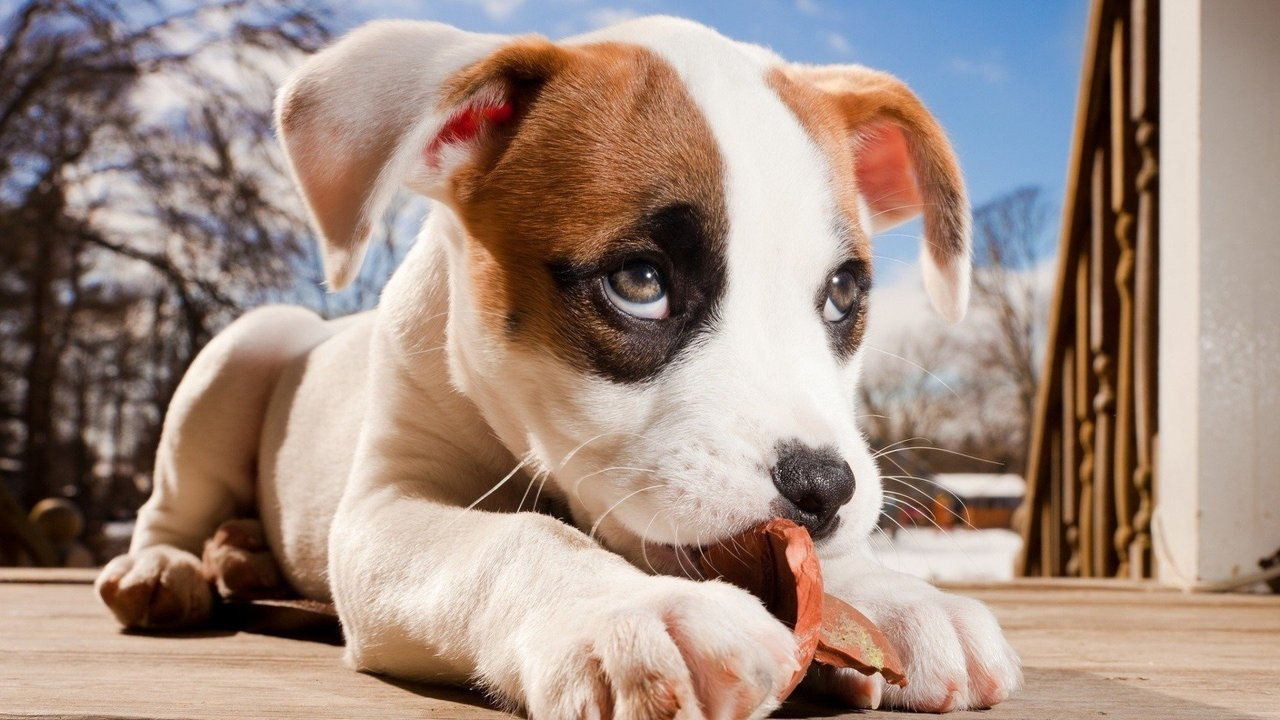
#> input picture dog.jpg, 1280 x 720 px
$ python opencv1_image.py
#> lines starting #> are read from the running program, lines starting #| are printed output that depends on the picture
#!/usr/bin/env python3
# -*- coding: utf-8 -*-
"""
Created on Sun Mar 31 12:46:39 2019

@author: root
"""

# -*- coding: utf-8 -*-
"""
Spyder Editor

This is a temporary script file.
"""
import cv2
import numpy as np
dog=cv2.imread('dog.jpg')
#> dog is the input picture: shape (720, 1280, 3); mean B, G, R 129.4, 140.7, 161.8
cat=cv2.imread('cat.jpg')
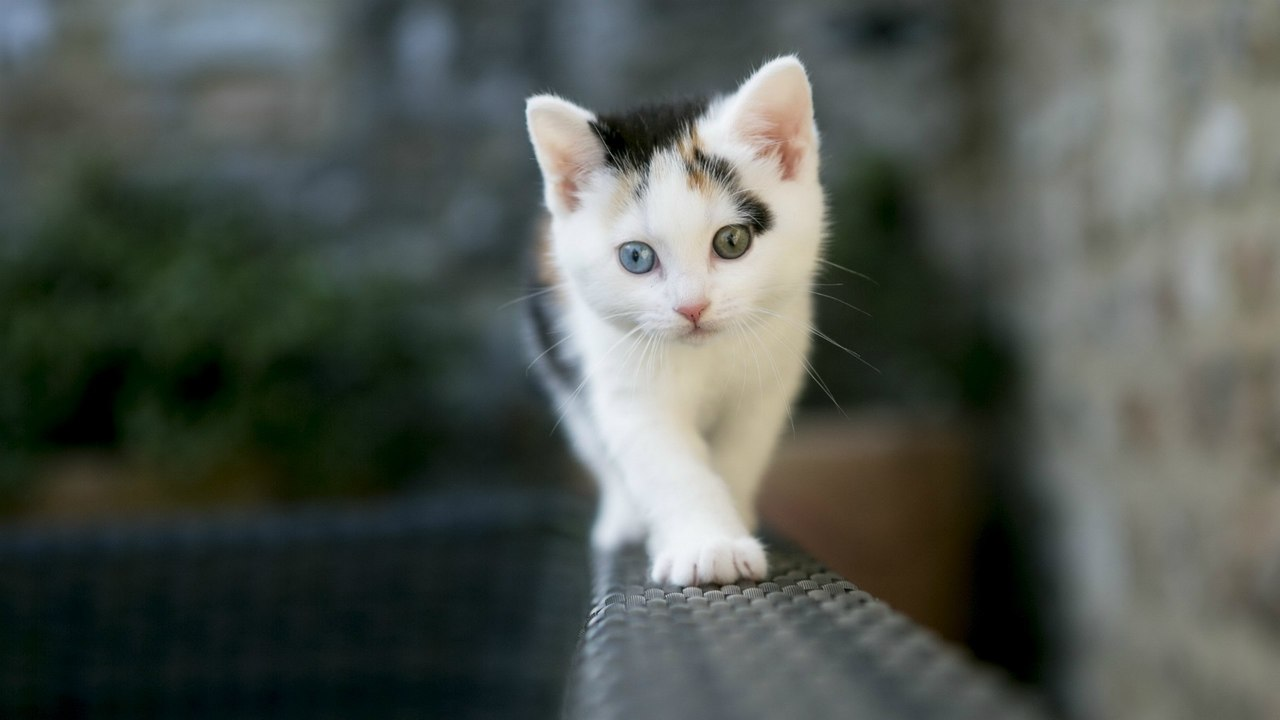
#> input picture cat.jpg, 1280 x 720 px
#> cat is the input picture: shape (720, 1280, 3); mean B, G, R 80.4, 86.5, 80.6
#img2=img*2
add=dog+cat
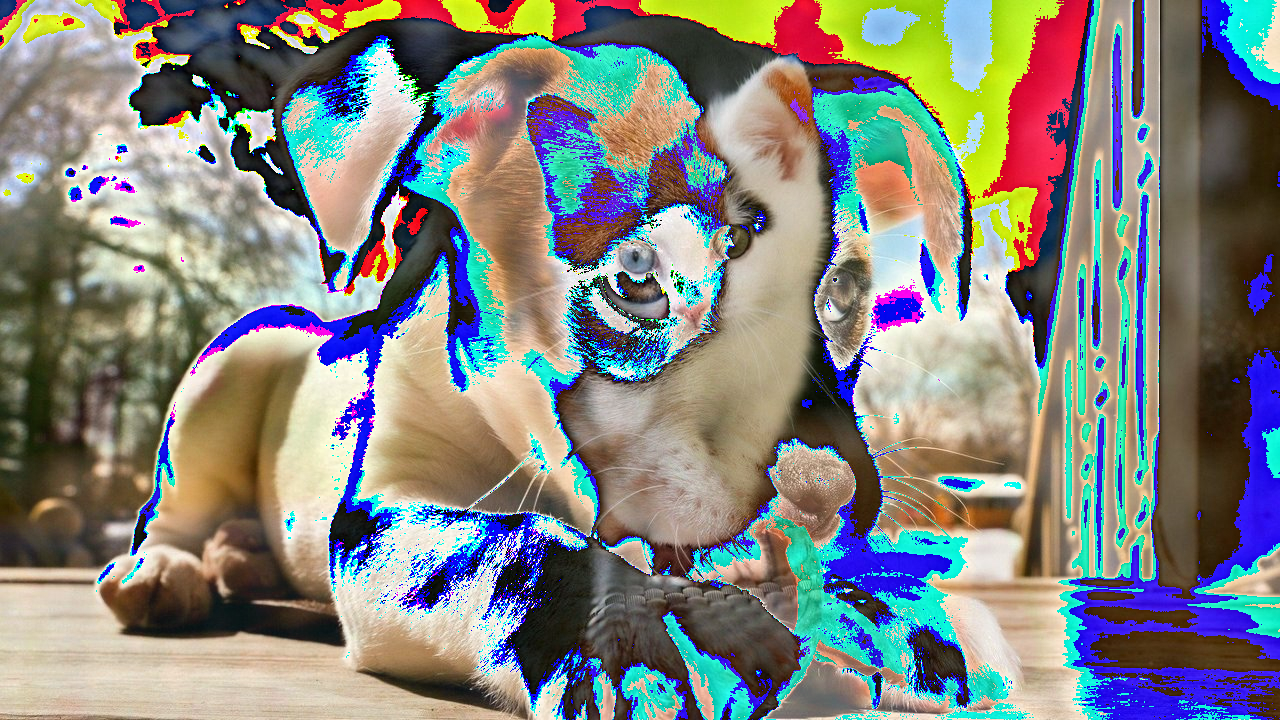
#> add: shape (720, 1280, 3); mean B, G, R 127.3, 132.1, 131
weighted=cv2.addWeighted(cat,.7,dog,0.3,1)
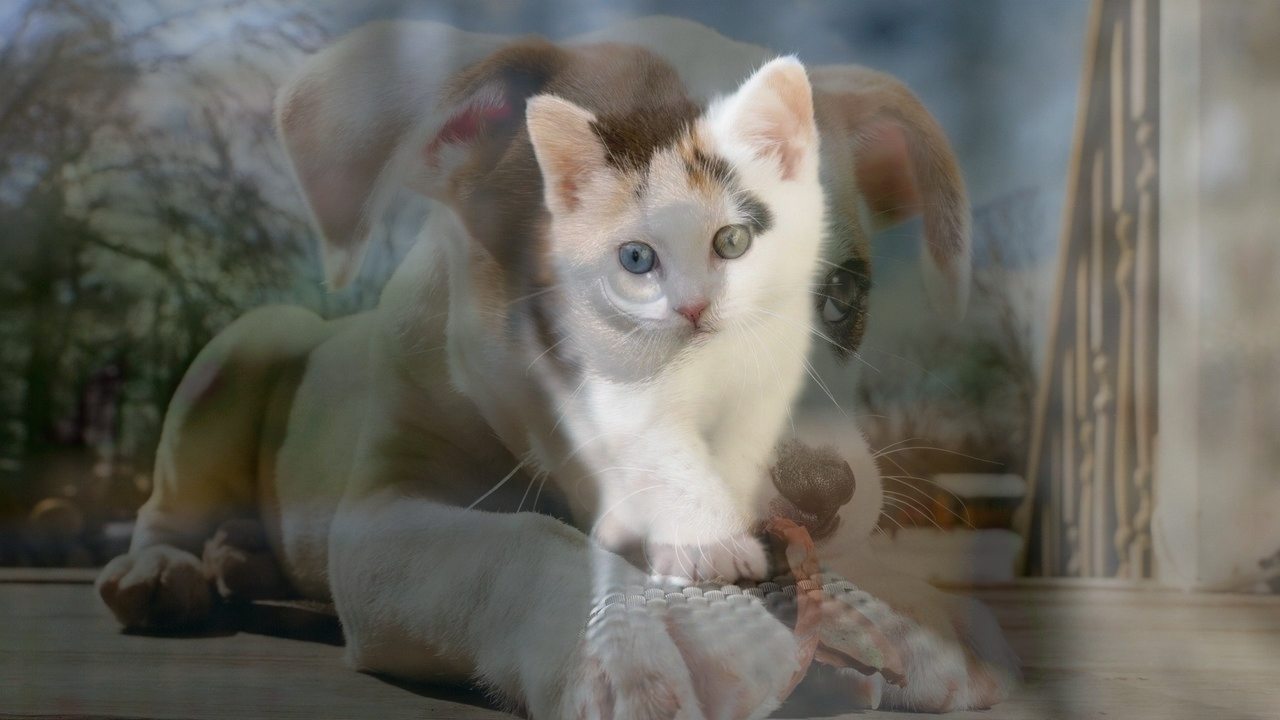
#> weighted: shape (720, 1280, 3); mean B, G, R 96.1, 103.8, 105.9
rev=dog[:,-1,:]
#> rev = 720 rows, first 8: [94, 106, 130], [94, 106, 130], [94, 106, 130], [93, 105, 129], [94, 106, 130], [96, 108, 132], [96, 108, 132], [94, 106, 130]
cv2.imshow('win',rev)
cv2.waitKey(0)
